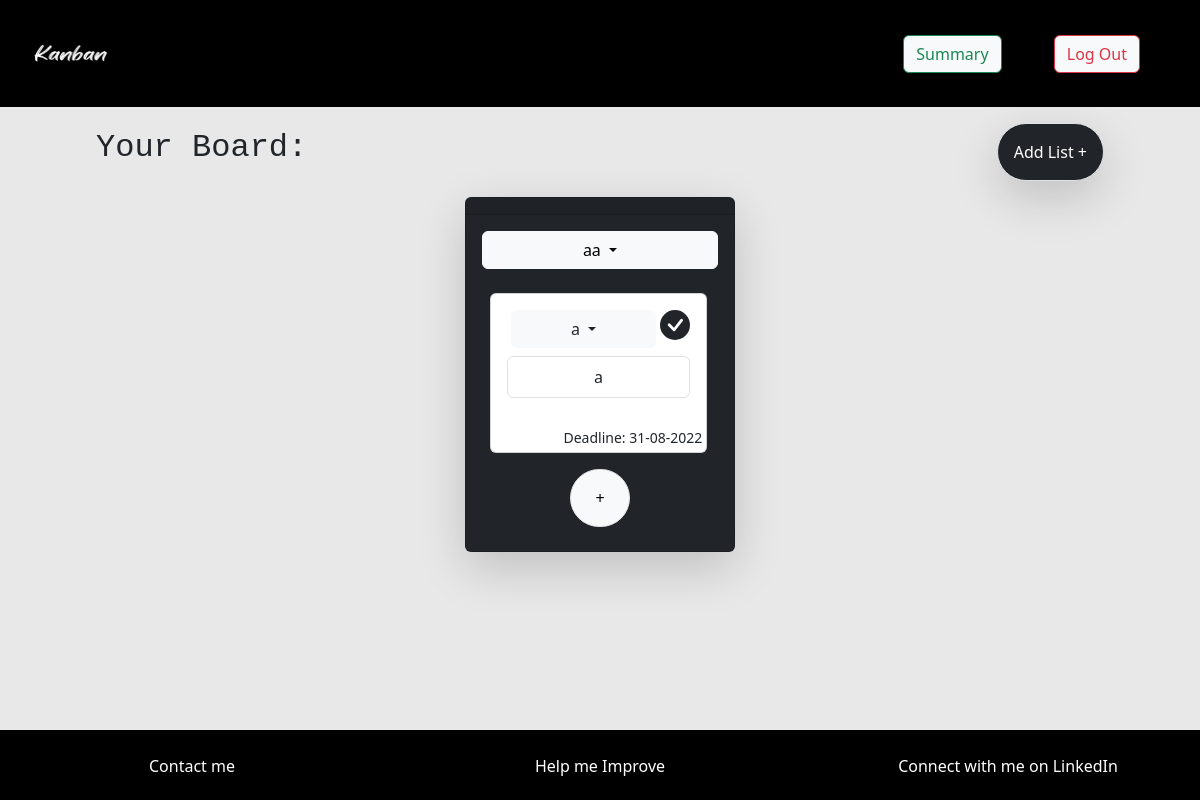
The app's page /board (signed in), older data.
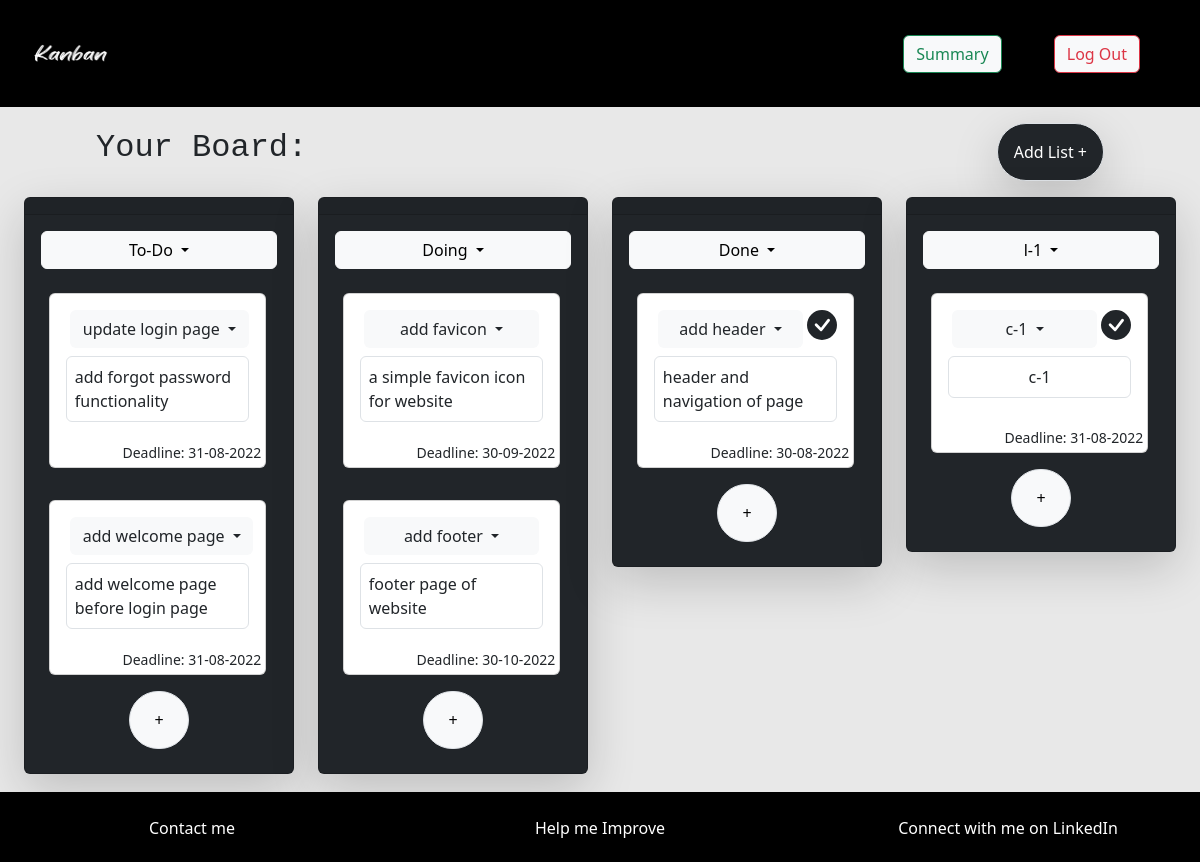
The same page, newer data.
### application/models.py (models this page shows, shortened)
class List(db.Model, UserMixin):
    __tablename__ = 'list'
    id = db.Column(db.Integer(), primary_key=True)
    name = db.Column(db.String(),nullable=False)
    description = db.Column(db.String())
    date_created = db.Column(db.DateTime(), nullable=False,default=datetime.now())
    user_id = db.Column(db.Integer(), db.ForeignKey(
        'user.id', ondelete='CASCADE'))
    cards = db.relationship('Card', backref='list', lazy=True)

class Card(db.Model, UserMixin):
    __tablename__ = 'card'
    id = db.Column(db.Integer(), primary_key=True)
    title = db.Column(db.String(),nullable=False)
    content = db.Column(db.String())
    deadline = db.Column(db.DateTime(), nullable=False)
    date_created = db.Column(db.DateTime(), nullable=False,default=datetime.now())
    date_completed = db.Column(db.DateTime())
    completed_status = db.Column(db.Boolean(), nullable=False)
    list_id = db.Column(db.Integer(), db.ForeignKey(
        'list.id',ondelete='CASCADE'))

### application/controllers.py (the view)
@app.route("/board")
@login_required
def board():
    datenow = datetime.now().date() # get current date so that we can modify the color of deadline to red for user
    return render_template("board.html",user=current_user,datenow=datenow)

### application/models.py (called while the page is built)
@login_manager.user_loader
def load_user(user_id):
    return User.query.get(int(user_id))

### templates/board.html (shortened to what this page needs)
{% extends "base.html" %}
{% block header %}
<a href="{{ url_for('summary') }}" class="btn btn-outline-success btn-light mr-4" type="submit">Summary</a>
<a href="{{ url_for('logout') }}" class="btn btn-outline-danger btn-light mx-5" type="submit">Log Out</a>
{% endblock header %}
{% block body %}
{% if not user.lists %}
<div class="mb-2 mx-5 mt-3">
    <div class="d-flex justify-content-center align-items-center">
        <h1 class="h2 d-flex align-items-center mt-3" style="font-family: monospace, serif;">Create Kanban Lists here :
        </h1>
        <a href="{{ url_for('add_list') }}" id="hover_effect"
            class="btn btn-dark border rounded-pill p-3 mx-5 shadow-lg">Add
            List <span>&#43;</span></a>
    </div>
</div>
<div class="container">
    <div class="d-flex justify-content-cente m-3">
        <h3>Kanban board components </h3>
    </div>
    <div>
        <div class="card p-3 m-2" style="min-height: 20px;">
            <span style="font-weight: bold;">Kanban Lists </span>Each column on the board represents a different stage
            of your workflow. The cards go
            through
            the workflow until their full completion.
        </div>
        <div class="card p-3 m-2" style="min-height: 20px;">
            <span style="font-weight: bold;">Kanban Cards </span>This is the visual representation of tasks. Each card
            contains information about the task and
            its
            status, such as deadline, description, etc.
        </div>
    </div>
    <div class="d-flex justify-content-cente m-3">
        <h3>Use this kanban to : </h3>
    </div>
    <div class="card p-3 m-2" style="min-height: 20px;">
        <ul>
            <li>Visualize Your Workflow on the Kanban Board
            </li>
            <li>Use the Kanban Board to Limit Work in Progress and Focus
            </li>
            <li>Collect Key Workflow Metrics and Improve from Summary
            </li>
        </ul>
    </div>
</div>
{%else%}
<div class="mb-2 mx-5 mt-3">
    <div class="d-flex justify-content-between">
        <h1 class="h2 d-flex align-items-center mx-5" style="font-family: monospace, serif;">Your Board:</h1>
        <a href="{{ url_for('add_list') }}" id="hover_effect"
            class="btn btn-dark border rounded-pill p-3 mx-5 shadow-lg">Add
            List <span>&#43;</span></a>
    </div>
</div>
<div class="container-fluid">
    <div class="d-flex flex-row justify-content-around">
        {% for list in user.lists %}
        <div class="card bg-dark m-2 shadow-lg" style="width:23%; height: 100%">
            <h5 class="card-header"></h5>
            <div class="card-body">
                <div class="card-title">
                    <div class="dropdown">
                        <a class="btn btn-light dropdown-toggle w-100 mb-2" href="#" role="button" id="dropdownMenuLink"
                            data-bs-toggle="dropdown" aria-expanded="false">
                            {{ list.name }}
                        </a>
                        <div class="d-flex flex-column">
                            {% for card in list.cards %}
                            <div class=" card my-3 mx-2 mb-3 li scroll" style="width:92%; min-height: 10rem">
                                <div class="card-body">
                                    <div class="card-title">
                                        <div class="dropdown d-flex justify-content-around align-item-center">
                                            {% if card.completed_status == True %}
                                            <a class="btn bg-light dropdown-toggle mx-1" style="width: 85%;" href="#"
                                                role="button" id="dropdownMenuLink" data-bs-toggle="dropdown"
                                                aria-expanded="false">
                                                {{ card.title }}
                                            </a>
                                            {% else %}
                                            <a class="btn bg-light dropdown-toggle mx-1" style="width: 100%;" href="#"
                                                role="button" id="dropdownMenuLink" data-bs-toggle="dropdown"
                                                aria-expanded="false">
                                                {{ card.title }}
                                            </a>
                                            {% endif %}
                                            {% if card.completed_status == True %}
                                            <div>
                                            </div>
                                            {% endif %}
                                        </div>
                                    </div>
                                    <p class="card-text d-flex justify-content-center border rounded p-2"> {{
                                        card.content
                                        }}
                                    </p>
                                </div>
                                <div class="p-1">
                                    {% if card.deadline.date() < datenow %} <small
                                        class="small card-text d-flex justify-content-end">Deadline: <span
                                            style="color:red;">{{
                                            card.deadline.strftime('%d-%m-%Y') }} </span> </small>
                                        {% else %}
                                        <small class="small card-text d-flex justify-content-end">Deadline: {{
                                            card.deadline.strftime('%d-%m-%Y') }} </small>
                                        {% endif %}
                                </div>
                            </div>
                            {% endfor %}
                            <div class="d-flex justify-content-center">
                                <a href="{{url_for('add_card')}}" class="btn btn-light border rounded-pill px-4 py-3"
                                    id="hover_effect_2"><span>&#43;</span></a>
                            </div>
                        </div>
                    </div>
                </div>
            </div>
        </div>
        {% endfor %}
    </div>
</div>
{% endif %}
{% endblock body %}

### templates/base.html (shortened to what this page needs)
<!DOCTYPE html>
<html lang="en">
<head>
    <link href="https://cdn.jsdelivr.net/npm/bootstrap@5.2.0-beta1/dist/css/bootstrap.min.css" rel="stylesheet"
>
    <link rel="stylesheet" href="https://cdn.jsdelivr.net/npm/bootstrap-icons@1.5.0/font/bootstrap-icons.css">
    <link rel="stylesheet" href="https://use.fontawesome.com/releases/v5.7.2/css/all.css"
 />
</head>
<body class="d-flex flex-column" style="background-color:#e8e8e8;">
    <header>
        <nav class="navbar navbar-expand-lg navbar-expand-sm navbar-expand-md bg-black">
            <div class="container-fluid">
                <a class="navbar-brand border-" href="{{ url_for('board') }}">
                    <img src="{{url_for('static',filename='images/Kanban.png')}}" alt="" width="120" height="80"
                        class="d-inline-block align-text-top my-0 rounded border-white">
                </a>
                <div class="">
                    {% block header %}{% endblock header %}
                </div>
            </div>
        </nav>
    </header>
    {% block body %} {% endblock body %}
    <footer class="footer bg-black text-center text-white py-4 mt-4">
        <section class="row align-items-start">
            <a href="" class="text-white text-decoration-none col">Contact me</a>
            <a href="" class="text-white text-decoration-none col ">Help me Improve</a>
            <a href="https://www.linkedin.com/in/virajsharma/" class="text-white text-decoration-none col">Connect
                with
                me
                on LinkedIn</a>
        </section>
    </footer>
</body>
</html>

### templates/base.html (style rules this page uses)
html { position: relative; min-height: 100%; }
body { margin-bottom: 80px; }
.footer { position: absolute; bottom: 0; width: 100%; height: 70px; }

Row changes from the older to the newer data that the page shows:
removed List: name "aa"
removed Card: title "a", completed_status True (drawn), content "a", deadline "31-08-2022", shown under List (number 1 of 4 on the later page)
added List: name "To-Do"
added Card: title "update login page", content "add forgot password functionality", deadline "31-08-2022", shown under List (number 1 of 4 on the later page)
added Card: title "add welcome page", content "add welcome page before login page", deadline "31-08-2022", shown under List (number 1 of 4 on the later page)
added List: name "Doing"
added Card: title "add favicon", content "a simple favicon icon for website", deadline "30-09-2022", shown under "Doing"
added Card: title "add footer", content "footer page of website", deadline "30-10-2022", shown under "Doing"
added List: name "Done"
added Card: title "add header", completed_status True (drawn), content "header and navigation of page", deadline "30-08-2022", shown under "Done"
added List: name "l-1"
added Card: title "c-1", completed_status True (drawn), content "c-1", deadline "31-08-2022", shown under "l-1"
